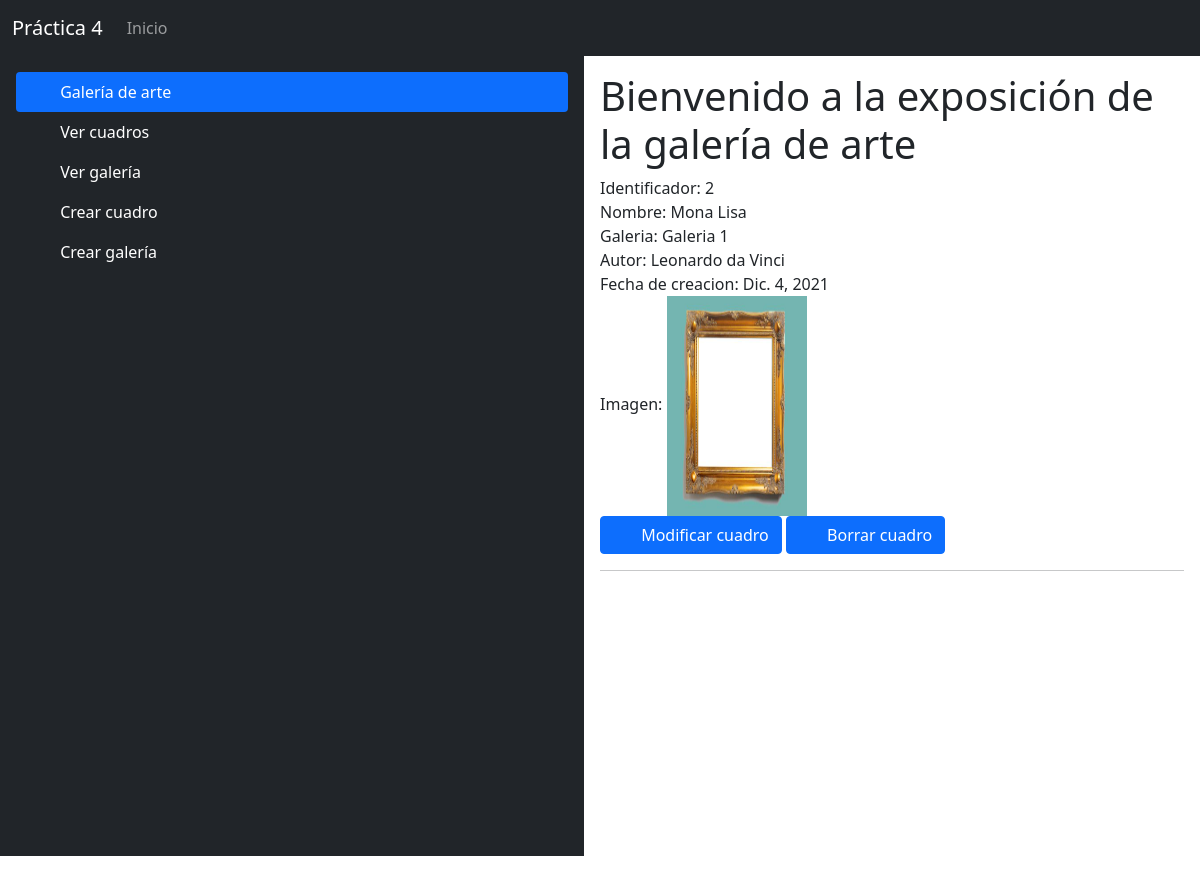
The page /ver_cuadro on the database as committed earlier.
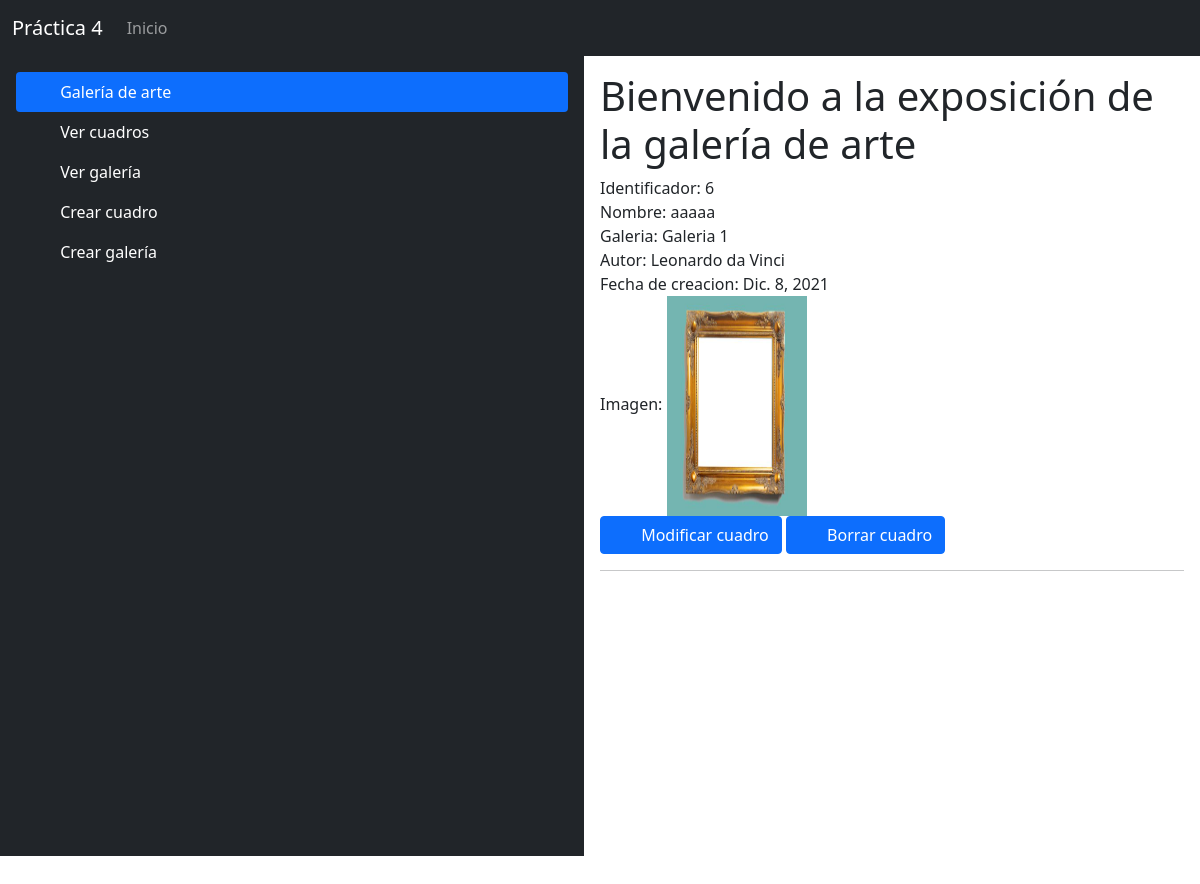
The same page on the database as committed later.
### galerias/models.py (models this page shows)
class Cuadro(models.Model):
    nombre = models.CharField(max_length=100)
    galeria = models.ForeignKey(Galeria, on_delete=models.CASCADE)
    autor = models.CharField(max_length=100)
    fecha_creacion = models.DateField(default=timezone.now)
    imagen = models.ImageField(default='default.jpg') # imagen del cuadro

class Galeria(models.Model):
    nombre = models.CharField(max_length=200)
    direccion = models.CharField(max_length=100)
    def __str__(self):
        return self.nombre

### galerias/views.py (the view)
# urls.py: path('ver_cuadro', views.ver_cuadro, name="ver_cuadro"),
def ver_cuadro(request):
    cuadros = Cuadro.objects.all()
    return render(request, 'ver_cuadro.html', {"cuadros":cuadros})

### galerias/templates/ver_cuadro.html
{% extends 'index.html' %}
{% load static %}
{% block contenido %}
    {% for cuadro in cuadros %}
        Identificador: {{ cuadro.id }}
        <br>
        Nombre: {{ cuadro.nombre }}
        <br>
        Galeria: {{ cuadro.galeria }}
        <br>
        Autor: {{ cuadro.autor }}
        <br>
        Fecha de creacion: {{ cuadro.fecha_creacion }}
        <br>
        Imagen: <img src="{{ cuadro.imagen.url }}" width="140" height="220" alt="{{ cuadro.imagen.url }}"/>
        <br>
        <a href="./modificar_cuadro/{{ cuadro.id }}" class="btn btn-primary">
            <svg class="bi me-2" width="16" height="16"></svg>
            Modificar cuadro
        </a>
        <a href="./borrar_cuadro/{{ cuadro.id }}" class="btn btn-primary">
            <svg class="bi me-2" width="16" height="16"></svg>
            Borrar cuadro
        </a>
        <hr>
    {% endfor %}
{% endblock %}

### galerias/templates/index.html (shortened to what this page needs)
<!DOCTYPE html>
<html>
    <head>
        <link rel="stylesheet" href="https://cdn.jsdelivr.net/npm/bootstrap@5.1.3/dist/css/bootstrap.min.css" rel="stylesheet">
        {% load static %}
        <link rel="stylesheet" type="text/css" href="{% static 'css/estilo.css' %}">
    </head>
    <body>
        <header>
            <nav class="navbar navbar-expand-md navbar-dark bg-dark">
                <div class="container-fluid">
                    <div class="navbar-header">
                        <a class="navbar-brand" href="{% url 'index' %}">
                            Práctica 4
                        </a>
                    </div>
                    <div class="collapse navbar-collapse" id="navbarCollapse">
                        <ul class="nav navbar-nav me-auto mb-2 mb-md-0">
                            <li class="active">
                                <a class="nav-link" href="{% url 'index' %}">Inicio</a>
                            </li>
                        </ul>
                    </div>
                </div>
            </nav>
        </header>
        <div class="container-fluid" id="cuerpo">
            <div class="row" >
                <div class="col px-0" id="menu_vertical">
                    <div class="d-flex flex-column flex-shrink-0 p-3 text-white bg-dark min-vh-100">
                        <ul class="nav nav-pills flex-column mb-auto">
                            <li class="nav-item">
                                <a href="{% url 'index' %}" class="nav-link active" aria-current="page">
                                    <svg class="bi me-2" width="16" height="16"></svg>
                                    Galería de arte
                                </a>
                            </li>
                            <li>
                                <a href="{% url 'ver_cuadro' %}" class="nav-link text-white">
                                    <svg class="bi me-2" width="16" height="16"></svg>
                                    Ver cuadros
                                </a>
                            </li>
                            <li>
                                <a href="{% url 'ver_galeria' %}" class="nav-link text-white">
                                    <svg class="bi me-2" width="16" height="16"></svg>
                                    Ver galería
                                </a>
                            </li>
                            <li>
                                <a href="{% url 'crear_cuadro' %}" class="nav-link text-white">
                                    <svg class="bi me-2" width="16" height="16"></svg>
                                    Crear cuadro
                                </a>
                            </li>
                            <li>
                                <a href="{% url 'crear_galeria' %}" class="nav-link text-white">
                                    <svg class="bi me-2" width="16" height="16"></svg>
                                    Crear galería
                                </a>
                            </li>
                        </ul>
                    </div>
                </div>
                <div class="col-8 p-2 m-2" id="content">
                    <div id="contenido" >
                        <h1>Bienvenido a la exposición de la galería de arte</h1>
                        {% block contenido %}{% endblock %}
                    </div>
                </div>
            </div>
        </div>
    </body>
</html>

### static/css/estilo.css (style rules this page uses)
html { position: relative; min-height: 100%; }
body { margin-bottom: 50px; }
#cuerpo { width: 100%; }
#menu_vertical { width: 35%; }
#content { width: 50% }

Rows that differ between the two databases and show on the page:
removed Cuadro: id "2", nombre "Mona Lisa", galeria "Galeria 1", autor "Leonardo da Vinci", fecha_creacion "Dic. 4, 2021", imagen (placeholder picture)
added Cuadro: id "6", nombre "aaaaa", galeria "Galeria 1", autor "Leonardo da Vinci", fecha_creacion "Dic. 8, 2021", imagen (placeholder picture)
